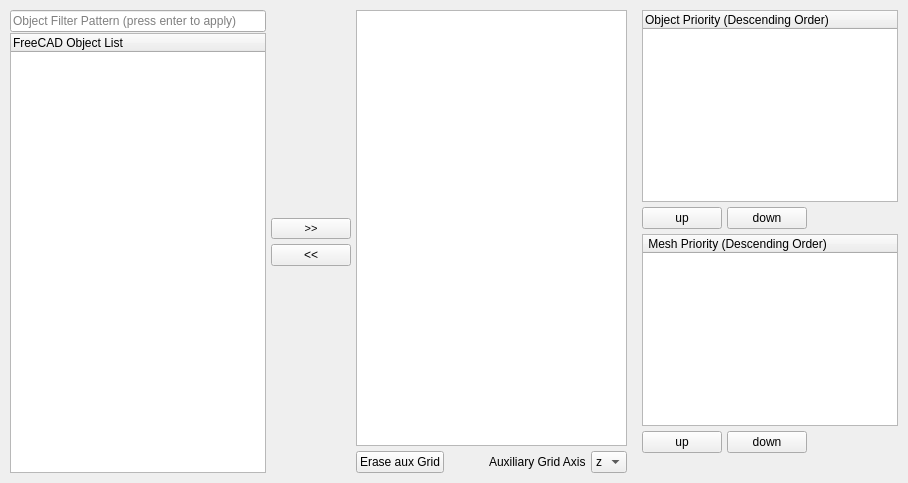
         <widget class="QWidget" name="objectAssignmentTab">
          <attribute name="title">
           <string>Object Assignments</string>
          </attribute>
          <layout class="QHBoxLayout" name="horizontalLayout_3">
           <property name="spacing">
            <number>5</number>
           </property>
           <property name="leftMargin">
            <number>10</number>
           </property>
           <property name="topMargin">
            <number>10</number>
           </property>
           <property name="rightMargin">
            <number>10</number>
           </property>
           <property name="bottomMargin">
            <number>10</number>
           </property>
           <item>
            <layout class="QHBoxLayout" name="horizontalLayout_4">
             <property name="leftMargin">
              <number>0</number>
             </property>
             <property name="topMargin">
              <number>0</number>
             </property>
             <property name="rightMargin">
              <number>0</number>
             </property>
             <property name="bottomMargin">
              <number>0</number>
             </property>
             <item>
              <layout class="QVBoxLayout" name="verticalLayout_2">
               <property name="spacing">
                <number>1</number>
               </property>
               <property name="leftMargin">
                <number>0</number>
               </property>
               <property name="topMargin">
                <number>0</number>
               </property>
               <property name="rightMargin">
                <number>0</number>
               </property>
               <property name="bottomMargin">
                <number>0</number>
               </property>
               <item>
                <widget class="QLineEdit" name="objectAssignmentFilterLeft">
                 <property name="sizePolicy">
                  <sizepolicy hsizetype="Minimum" vsizetype="Fixed">
                   <horstretch>0</horstretch>
                   <verstretch>0</verstretch>
                  </sizepolicy>
                 </property>
                 <property name="minimumSize">
                  <size>
                   <width>150</width>
                   <height>0</height>
                  </size>
                 </property>
                 <property name="toolTip">
                  <string>&lt;html&gt;&lt;head/&gt;&lt;body&gt;&lt;p&gt;FreeCAD object names must match this pattern.&lt;/p&gt;&lt;p&gt;Empty: list all items.&lt;/p&gt;&lt;p&gt;Also supports regex: port.*y will match portXY, portYZ, ...&lt;/p&gt;&lt;/body&gt;&lt;/html&gt;</string>
                 </property>
                 <property name="placeholderText">
                  <string>Object Filter Pattern (press enter to apply)</string>
                 </property>
                </widget>
               </item>
               <item>
                <widget class="QTreeWidget" name="objectAssignmentLeftTreeWidget">
                 <property name="selectionMode">
                  <enum>QAbstractItemView::SelectionMode::ContiguousSelection</enum>
                 </property>
                 <column>
                  <property name="text">
                   <string notr="true">FreeCAD Object List</string>
                  </property>
                 </column>
                </widget>
               </item>
              </layout>
             </item>
            </layout>
           </item>
           <item>
            <layout class="QVBoxLayout" name="verticalLayout_3">
             <property name="leftMargin">
              <number>0</number>
             </property>
             <property name="topMargin">
              <number>0</number>
             </property>
             <property name="rightMargin">
              <number>0</number>
             </property>
             <property name="bottomMargin">
              <number>0</number>
             </property>
             <item>
              <spacer name="verticalSpacer">
               <property name="orientation">
                <enum>Qt::Orientation::Vertical</enum>
               </property>
               <property name="sizeHint" stdset="0">
                <size>
                 <width>20</width>
                 <height>40</height>
                </size>
               </property>
              </spacer>
             </item>
             <item>
              <widget class="QPushButton" name="moveRightButton">
               <property name="font">
                <font>
                 <pointsize>8</pointsize>
                 <bold>false</bold>
                </font>
               </property>
               <property name="text">
                <string>&gt;&gt;</string>
               </property>
              </widget>
             </item>
             <item>
              <widget class="QPushButton" name="moveLeftButton">
               <property name="text">
                <string>&lt;&lt;</string>
               </property>
              </widget>
             </item>
             <item>
              <spacer name="verticalSpacer_2">
               <property name="orientation">
                <enum>Qt::Orientation::Vertical</enum>
               </property>
               <property name="sizeHint" stdset="0">
                <size>
                 <width>20</width>
                 <height>40</height>
                </size>
               </property>
              </spacer>
             </item>
            </layout>
           </item>
           <item>
            <layout class="QVBoxLayout" name="verticalLayout_4">
             <property name="leftMargin">
              <number>0</number>
             </property>
             <property name="topMargin">
              <number>0</number>
             </property>
             <property name="rightMargin">
              <number>0</number>
             </property>
             <property name="bottomMargin">
              <number>0</number>
             </property>
             <item>
              <widget class="QTreeWidget" name="objectAssignmentRightTreeWidget">
               <property name="selectionMode">
                <enum>QAbstractItemView::SelectionMode::ContiguousSelection</enum>
               </property>
               <attribute name="headerVisible">
                <bool>false</bool>
               </attribute>
               <column>
                <property name="text">
                 <string notr="true">OpenEMS Simulation Assignments</string>
                </property>
               </column>
              </widget>
             </item>
             <item>
              <layout class="QHBoxLayout" name="horizontalLayout_6">
               <property name="leftMargin">
                <number>0</number>
               </property>
               <property name="topMargin">
                <number>0</number>
               </property>
               <property name="rightMargin">
                <number>0</number>
               </property>
               <property name="bottomMargin">
                <number>0</number>
               </property>
               <item>
                <widget class="QPushButton" name="eraseAuxGridButton">
                 <property name="text">
                  <string>Erase aux Grid</string>
                 </property>
                </widget>
               </item>
               <item>
                <spacer name="horizontalSpacer_3">
                 <property name="orientation">
                  <enum>Qt::Orientation::Horizontal</enum>
                 </property>
                 <property name="sizeHint" stdset="0">
                  <size>
                   <width>40</width>
                   <height>20</height>
                  </size>
                 </property>
                </spacer>
               </item>
               <item>
                <widget class="QLabel" name="label">
                 <property name="text">
                  <string>Auxiliary Grid Axis</string>
                 </property>
                </widget>
               </item>
               <item>
                <widget class="QComboBox" name="auxGridAxis">
                 <item>
                  <property name="text">
                   <string>z</string>
                  </property>
                 </item>
                 <item>
                  <property name="text">
                   <string>x</string>
                  </property>
                 </item>
                 <item>
                  <property name="text">
                   <string>y</string>
                  </property>
                 </item>
                </widget>
               </item>
              </layout>
             </item>
            </layout>
           </item>
           <item>
            <layout class="QVBoxLayout" name="verticalLayout_5">
             <property name="leftMargin">
              <number>10</number>
             </property>
             <property name="topMargin">
              <number>0</number>
             </property>
             <property name="rightMargin">
              <number>0</number>
             </property>
             <property name="bottomMargin">
              <number>20</number>
             </property>
             <item>
              <widget class="QTreeWidget" name="objectAssignmentPriorityTreeView">
               <property name="selectionMode">
                <enum>QAbstractItemView::SelectionMode::ContiguousSelection</enum>
               </property>
               <attribute name="headerVisible">
                <bool>true</bool>
               </attribute>
               <column>
                <property name="text">
                 <string notr="true">Object Priority (Descending Order)</string>
                </property>
               </column>
              </widget>
             </item>
             <item>
              <layout class="QHBoxLayout" name="horizontalLayout_7">
               <property name="leftMargin">
                <number>0</number>
               </property>
               <property name="topMargin">
                <number>0</number>
               </property>
               <property name="rightMargin">
                <number>0</number>
               </property>
               <property name="bottomMargin">
                <number>0</number>
               </property>
               <item>
                <widget class="QPushButton" name="moveupPriorityButton">
                 <property name="text">
                  <string>up</string>
                 </property>
                </widget>
               </item>
               <item>
                <widget class="QPushButton" name="movedownPriorityButton">
                 <property name="text">
                  <string>down</string>
                 </property>
                </widget>
               </item>
               <item>
                <spacer name="horizontalSpacer_2">
                 <property name="orientation">
                  <enum>Qt::Orientation::Horizontal</enum>
                 </property>
                 <property name="sizeHint" stdset="0">
                  <size>
                   <width>40</width>
                   <height>20</height>
                  </size>
                 </property>
                </spacer>
               </item>
              </layout>
             </item>
             <item>
              <widget class="QTreeWidget" name="meshPriorityTreeView">
               <property name="selectionMode">
                <enum>QAbstractItemView::SelectionMode::ContiguousSelection</enum>
               </property>
               <attribute name="headerVisible">
                <bool>true</bool>
               </attribute>
               <attribute name="headerCascadingSectionResizes">
                <bool>false</bool>
               </attribute>
               <attribute name="headerHighlightSections">
                <bool>false</bool>
               </attribute>
               <column>
                <property name="text">
                 <string notr="true"> Mesh Priority (Descending Order)</string>
                </property>
               </column>
              </widget>
             </item>
             <item>
              <layout class="QHBoxLayout" name="horizontalLayout_23">
               <property name="leftMargin">
                <number>0</number>
               </property>
               <property name="topMargin">
                <number>0</number>
               </property>
               <property name="rightMargin">
                <number>0</number>
               </property>
               <property name="bottomMargin">
                <number>0</number>
               </property>
               <item>
                <widget class="QPushButton" name="moveupMeshPriorityButton">
                 <property name="text">
                  <string>up</string>
                 </property>
                </widget>
               </item>
               <item>
                <widget class="QPushButton" name="movedownMeshPriorityButton">
                 <property name="text">
                  <string>down</string>
                 </property>
                </widget>
               </item>
               <item>
                <spacer name="horizontalSpacer_17">
                 <property name="orientation">
                  <enum>Qt::Orientation::Horizontal</enum>
                 </property>
                 <property name="sizeHint" stdset="0">
                  <size>
                   <width>40</width>
                   <height>20</height>
                  </size>
                 </property>
                </spacer>
               </item>
              </layout>
             </item>
            </layout>
           </item>
          </layout>
         </widget>
